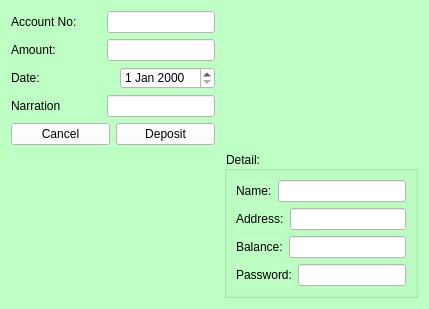
<?xml version="1.0" encoding="UTF-8"?>
<ui version="4.0">
 <class>deposit</class>
 <widget class="QWidget" name="deposit">
  <property name="geometry">
   <rect>
    <x>0</x>
    <y>0</y>
    <width>429</width>
    <height>307</height>
   </rect>
  </property>
  <property name="windowTitle">
   <string>Form</string>
  </property>
  <property name="windowIcon">
   <iconset resource="resource.qrc">
    <normaloff>:/new/Resource/Login.png</normaloff>:/new/Resource/Login.png</iconset>
  </property>
  <property name="styleSheet">
   <string notr="true">background-color: rgb(190, 255, 195);</string>
  </property>
  <layout class="QVBoxLayout" name="verticalLayout_3">
   <item>
    <layout class="QHBoxLayout" name="horizontalLayout_6">
     <item>
      <layout class="QVBoxLayout" name="verticalLayout_2">
       <item>
        <layout class="QHBoxLayout" name="horizontalLayout_2">
         <item>
          <widget class="QLabel" name="label">
           <property name="sizePolicy">
            <sizepolicy hsizetype="MinimumExpanding" vsizetype="Preferred">
             <horstretch>0</horstretch>
             <verstretch>0</verstretch>
            </sizepolicy>
           </property>
           <property name="text">
            <string>Account No:</string>
           </property>
          </widget>
         </item>
         <item>
          <widget class="QLineEdit" name="deposit_acc_no">
           <property name="styleSheet">
            <string notr="true">background-color: rgb(255, 255, 255);</string>
           </property>
          </widget>
         </item>
        </layout>
       </item>
       <item>
        <layout class="QHBoxLayout" name="horizontalLayout_3">
         <item>
          <widget class="QLabel" name="label_2">
           <property name="sizePolicy">
            <sizepolicy hsizetype="MinimumExpanding" vsizetype="Preferred">
             <horstretch>0</horstretch>
             <verstretch>0</verstretch>
            </sizepolicy>
           </property>
           <property name="text">
            <string>Amount:</string>
           </property>
          </widget>
         </item>
         <item>
          <widget class="QLineEdit" name="deposit_amount">
           <property name="styleSheet">
            <string notr="true">background-color: rgb(255, 255, 255);</string>
           </property>
          </widget>
         </item>
        </layout>
       </item>
       <item>
        <layout class="QHBoxLayout" name="horizontalLayout">
         <item>
          <widget class="QLabel" name="label_3">
           <property name="sizePolicy">
            <sizepolicy hsizetype="MinimumExpanding" vsizetype="Preferred">
             <horstretch>0</horstretch>
             <verstretch>0</verstretch>
            </sizepolicy>
           </property>
           <property name="text">
            <string>Date:</string>
           </property>
          </widget>
         </item>
         <item>
          <widget class="QDateEdit" name="deposit_date">
           <property name="sizePolicy">
            <sizepolicy hsizetype="Preferred" vsizetype="Fixed">
             <horstretch>0</horstretch>
             <verstretch>0</verstretch>
            </sizepolicy>
           </property>
           <property name="styleSheet">
            <string notr="true">background-color: rgb(255, 255, 255);</string>
           </property>
          </widget>
         </item>
        </layout>
       </item>
       <item>
        <layout class="QHBoxLayout" name="horizontalLayout_4">
         <item>
          <widget class="QLabel" name="label_4">
           <property name="sizePolicy">
            <sizepolicy hsizetype="MinimumExpanding" vsizetype="Preferred">
             <horstretch>0</horstretch>
             <verstretch>0</verstretch>
            </sizepolicy>
           </property>
           <property name="text">
            <string>Narration</string>
           </property>
          </widget>
         </item>
         <item>
          <widget class="QLineEdit" name="deposit_narration">
           <property name="styleSheet">
            <string notr="true">background-color: rgb(255, 255, 255);</string>
           </property>
          </widget>
         </item>
        </layout>
       </item>
       <item>
        <layout class="QHBoxLayout" name="horizontalLayout_5">
         <item>
          <widget class="QPushButton" name="deposit_cancel">
           <property name="styleSheet">
            <string notr="true">background-color: rgb(255, 255, 255);</string>
           </property>
           <property name="text">
            <string>Cancel</string>
           </property>
          </widget>
         </item>
         <item>
          <widget class="QPushButton" name="deposit_push">
           <property name="styleSheet">
            <string notr="true">background-color: rgb(255, 255, 255);</string>
           </property>
           <property name="text">
            <string>Deposit</string>
           </property>
          </widget>
         </item>
        </layout>
       </item>
      </layout>
     </item>
     <item>
      <spacer name="horizontalSpacer">
       <property name="orientation">
        <enum>Qt::Horizontal</enum>
       </property>
       <property name="sizeType">
        <enum>QSizePolicy::Expanding</enum>
       </property>
       <property name="sizeHint" stdset="0">
        <size>
         <width>40</width>
         <height>20</height>
        </size>
       </property>
      </spacer>
     </item>
    </layout>
   </item>
   <item>
    <layout class="QHBoxLayout" name="horizontalLayout_7">
     <item>
      <spacer name="verticalSpacer">
       <property name="orientation">
        <enum>Qt::Vertical</enum>
       </property>
       <property name="sizeHint" stdset="0">
        <size>
         <width>20</width>
         <height>40</height>
        </size>
       </property>
      </spacer>
     </item>
     <item>
      <spacer name="horizontalSpacer_2">
       <property name="orientation">
        <enum>Qt::Horizontal</enum>
       </property>
       <property name="sizeHint" stdset="0">
        <size>
         <width>40</width>
         <height>20</height>
        </size>
       </property>
      </spacer>
     </item>
     <item>
      <widget class="QGroupBox" name="deposit_detail">
       <property name="title">
        <string>Detail:</string>
       </property>
       <layout class="QVBoxLayout" name="verticalLayout">
        <item>
         <layout class="QHBoxLayout" name="horizontalLayout_10">
          <item>
           <widget class="QLabel" name="label_5">
            <property name="text">
             <string>Name:</string>
            </property>
           </widget>
          </item>
          <item>
           <widget class="QLineEdit" name="deposit_name">
            <property name="styleSheet">
             <string notr="true">background-color: rgb(255, 255, 255);</string>
            </property>
           </widget>
          </item>
         </layout>
        </item>
        <item>
         <layout class="QHBoxLayout" name="horizontalLayout_11">
          <item>
           <widget class="QLabel" name="label_6">
            <property name="text">
             <string>Address:</string>
            </property>
           </widget>
          </item>
          <item>
           <widget class="QLineEdit" name="deposit_address">
            <property name="styleSheet">
             <string notr="true">background-color: rgb(255, 255, 255);</string>
            </property>
           </widget>
          </item>
         </layout>
        </item>
        <item>
         <layout class="QHBoxLayout" name="horizontalLayout_12">
          <item>
           <widget class="QLabel" name="label_7">
            <property name="text">
             <string>Balance:</string>
            </property>
           </widget>
          </item>
          <item>
           <widget class="QLineEdit" name="deposit_balance">
            <property name="styleSheet">
             <string notr="true">background-color: rgb(255, 255, 255);</string>
            </property>
           </widget>
          </item>
         </layout>
        </item>
        <item>
         <layout class="QHBoxLayout" name="horizontalLayout_13">
          <item>
           <widget class="QLabel" name="label_8">
            <property name="text">
             <string>Password:</string>
            </property>
           </widget>
          </item>
          <item>
           <widget class="QLineEdit" name="deposit_password">
            <property name="styleSheet">
             <string notr="true">background-color: rgb(255, 255, 255);</string>
            </property>
           </widget>
          </item>
         </layout>
        </item>
       </layout>
      </widget>
     </item>
    </layout>
   </item>
  </layout>
  <zorder></zorder>
 </widget>
 <resources>
  <include location="resource.qrc"/>
 </resources>
 <connections/>
</ui>
